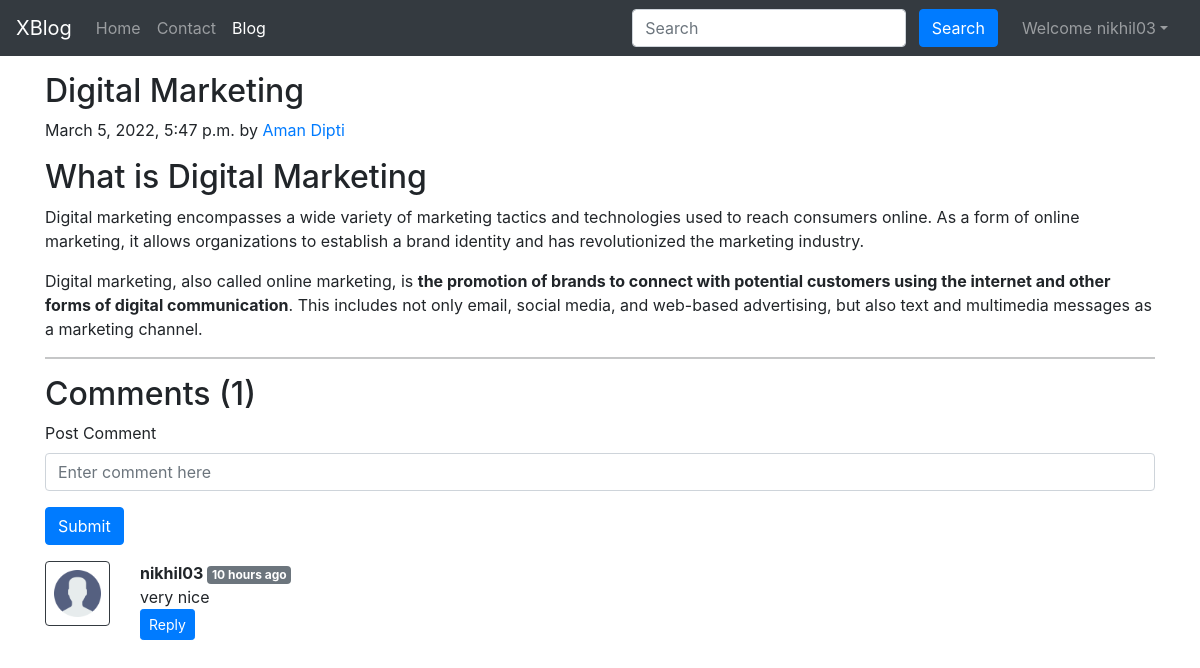
/Blog/digital-marketing (signed in), run on the app's committed database.
### Blog/models.py (models this page shows, shortened)
class Post(models.Model):
    sno=models.AutoField(primary_key=True)
    title=models.CharField(max_length=255)
    author=models.CharField(max_length=50)
    slug=models.CharField(max_length=130)
    timeStamp=models.DateTimeField(blank=True)
    content=models.TextField()
    image = models.FileField(upload_to = 'image/', blank=True, null=True )

class BlogComment(models.Model):
    sno= models.AutoField(primary_key=True)
    comment=models.TextField()
    user=models.ForeignKey(User, on_delete=models.CASCADE)
    post=models.ForeignKey(Post, on_delete=models.CASCADE)
    parent=models.ForeignKey('self', on_delete=models.CASCADE, null=True)
    timestamp= models.DateTimeField(default=now)

### Blog/views.py (the view)
# urls.py: path('<str:slug>', views.blogPost, name="blogPost"),
def blogPost(request, slug):
    post=Post.objects.filter(slug=slug).first()
    comments= BlogComment.objects.filter(post=post, parent=None)
    replies= BlogComment.objects.filter(post=post).exclude(parent=None)
    replyDict={}
    for reply in replies:
        if reply.parent.sno not in replyDict.keys():
            replyDict[reply.parent.sno]=[reply]
        else:
            replyDict[reply.parent.sno].append(reply)
    context={'post':post, 'comments': comments, 'user': request.user, 'replyDict': replyDict}
    return render(request, "Blog/BlogPost.html", context)

### Blog/templatetags/extras.py (called while the page is built)
@register.filter(name='get_val')
def get_val(dict, key):
    return dict.get(key)

### templates/Blog/BlogPost.html (shortened to what this page needs)
{% extends 'base.html' %}
{% block blogsactive %} active {% endblock %}
{% block body %}
{% load static %}
{% load humanize %}
{% load extras %}
<div class="container my-3">
    <h2 class="blog-post-title">{{post.title}}</h2>
    <p class="blog-post-meta ">{{post.timeStamp}} by <a href="#">{{post.author}}</a></p>
    <p>{{post.content|safe}}</p>
    <hr>
</div>
<div class="container">
    <h2> Comments ({{comments.count}}) </h2>
    <div class="my-2">
        {% if user.is_authenticated %}
        <form action="/Blog/postComment" method="post">
            <div class="form-group">
                <label for="exampleInputEmail1">Post Comment </label>
                <input type="text" class="form-control" id="comment" name="comment" placeholder="Enter comment here">
            </div>
            <button type="submit" class="btn btn-primary">Submit</button>
        </form>
        {% else %}
        Please login to post a comment
        {% endif %}
    </div>
    {% for comment in comments %}
    <div class="row my-3">
        <div class="col-md-1  ">
            <img class="rounded mx-auto d-block w-100 border border-dark p-2" src="{% static 'img/user.png' %}" alt="user">
        </div>
        <div class="col-md-11 ">
            <b> {{comment.user.username}} </b> <span class="badge badge-secondary ">{{comment.timestamp|naturaltime}}</span>
            <div>{{comment.comment}}</div>
            <div class="reply mx-0">
                {% if user.is_authenticated %}
                <button class="btn btn-sm btn-primary" type="button" data-toggle="collapse" data-target="#replyBox{{comment.sno}}" aria-expanded="false" aria-controls="replyBox{{comment.sno}}">
                    Reply
                </button>
                {% else %}
                <button class="btn btn-sm btn-primary" type="button" data-toggle="collapse" data-target="#replyBox{{comment.sno}}" aria-expanded="false" aria-controls="replyBox{{comment.sno}}">
                    Login to reply
                </button>
                {% endif %}
            </div>
        </div>
    </div>
    {% endfor %}
</div>
{% endblock %}

### templates/base.html (shortened to what this page needs)
<!doctype html>
<html lang="en">
<head>
  <link href="https://cdn.jsdelivr.net/npm/bootstrap@5.1.3/dist/css/bootstrap.min.css" rel="stylesheet">
  <link rel="stylesheet" href="https://stackpath.bootstrapcdn.com/bootstrap/4.5.2/css/bootstrap.min.css"
>
</head>
<body>
  <nav class="navbar navbar-expand-lg navbar-dark bg-dark">
    <a class="navbar-brand" href="/">XBlog</a>
    <div class="collapse navbar-collapse" id="navbarSupportedContent">
      <ul class="navbar-nav mr-auto">
        <li class="nav-item {% block homeactive %}  {% endblock homeactive %}">
          <a class="nav-link" href="/">Home <span class="sr-only">(current)</span></a>
        </li>
        <li class="nav-item {% block contactactive %}  {% endblock contactactive %} ">
          <a class="nav-link" href="/contact">Contact</a>
        </li>
        <li class="nav-item {% block blogsactive %}  {% endblock blogsactive %} ">
          <a class="nav-link" href="/Blog">Blog</a>
        </li>
      </ul>
      <div class="ml-auto form-inline ">
        <form method="get" action="/search" class="my-2 my-lg-0 mx-3">
          <input class="form-control mr-sm-2" type="search" placeholder="Search" aria-label="Search" name="query"
            id="query">
          <button class="btn btn-primary my-2 my-sm-0 " type="submit">Search</button>
        </form>
        {% if user.is_authenticated %}
        <ul class="navbar-nav mr-2">
          <li class="nav-item dropdown">
            <a class="nav-link dropdown-toggle" href='#' id="navbarDropdown" role="button" data-toggle="dropdown">
              Welcome {{request.user}}</a>
          </li>
        </ul>
      </div>
      {% endif %}
    </div>
  </nav>
  {% block body %} {% endblock body %}
</body>
</html>

### data on the page
Post: title "Digital Marketing", timeStamp "March 5, 2022, 5:47 p.m.", author "Aman Dipti", content "What is Digital Marketing Digital marketing encompasses a wide variety of marketing tactics and technologies used to reach consumers online. As a form of online marketing, it allows organizations to establish a brand identity and has revolutionized the marketing industry. Digital marketing, also called online marketing, is the promotion of brands to connect with potential customers using the internet and other forms of digital communication . This includes not only email, social media, and web-based advertising, but also text and multimedia messages as a marketing channel."
BlogComment: user.username "nikhil03", timestamp "10 hours ago", comment "very nice"

### other printed values
{{ request.user }} "nikhil03"
{{ comments.count }} "1"
